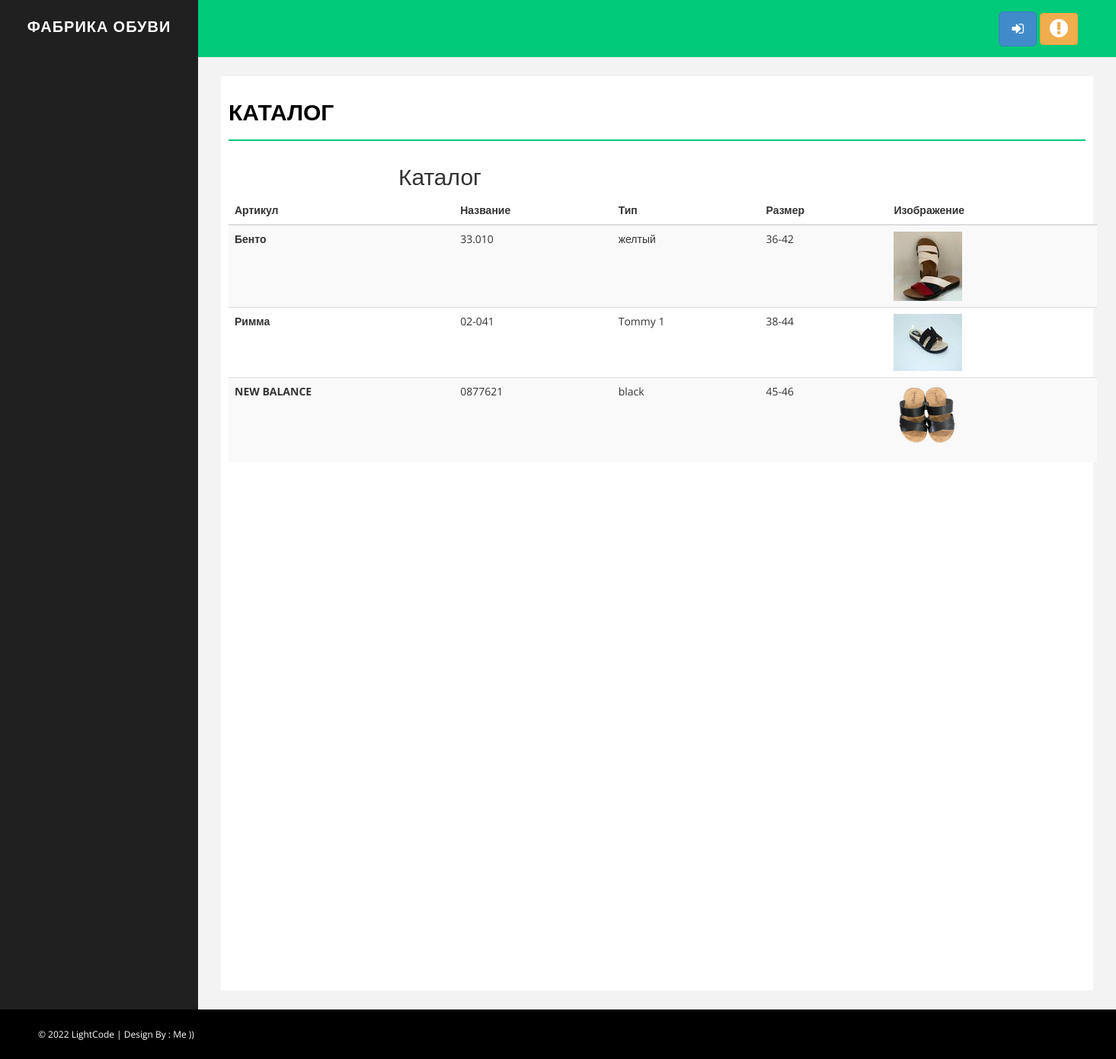
Page /catalogue on the committed database.
### manufacture/models.py (models this page shows, shortened)
class Catalogue(models.Model):
    model = models.CharField(max_length=100, verbose_name='Модель')  # Артикул модели
    image = models.ImageField(upload_to='media/products/%Y/%m/%d', blank=True, verbose_name="Фото")  # Фото товара
    code = models.CharField(max_length=100, blank=True, null=True, verbose_name="Код")  # Название модели
    color = models.CharField(max_length=100, verbose_name="Цвет")  # Тип модели обуви(цвета, отделка, и т.д.)
    size = models.CharField(max_length=100, verbose_name="Размеры")  # Размерная сетка
    @property
    def image_url(self):
        if self.image and hasattr(self.image, 'url'):
            return self.image.url

### manufacture/views.py (the view)
# urls.py: path('catalogue', view_catalogue, name='catalogue'),
def view_catalogue(request):
    catalogue = Catalogue.objects.all()
    return render(request, 'manufacture/catalogue.html', {'catalogue': catalogue})

### manufacture/templates/manufacture/catalogue.html (shortened to what this page needs)
{% extends 'base.html' %}
{% load static %}
{% block content %}
 <div id="page-wrapper">
            <div id="page-inner">
                <div class="row">
                    <div class="col-md-12">
                        <h1 class="page-head-line">Каталог</h1>
					</div>
	<body>
<section class="ftco-section">
		<div class="container">
			<div class="row justify-content-center">
				<div class="col-md-6 text-center mb-5">
					<h2 class="heading-section">Каталог</h2>
				</div>
			</div>
			<div class="row">
				<div class="col-md-12">
					<div class="table-wrap">
						<table class="table table-striped">
						  <thead>
						    <tr>
						      <th>Артикул</th>
						      <th>Название</th>
						      <th>Тип</th>
						      <th>Размер</th>
						      <th>Изображение</th>
						    </tr>
						  </thead>
						  <tbody>
						  {% for item in catalogue %}
						    <tr>
						      <th >{{ item.model }}</th>
								<td>{{ item.code }}</td>
						      <td>{{ item.color }}</td>
						      <td>{{ item.size }}</td>
						      <td><img src="{{ item.image_url|default_if_none:'#' }}" alt=""></td>
						    </tr>
						  {% endfor %}
						  </tbody>
						</table>
					</div>
				</div>
			</div>
		</div>
	</section>
            </div>
        </div>
	</html>
{% endblock %}

### config/static/assets/css/basic.css (style rules this page uses)
body { font-family: 'Open Sans', sans-serif; line-height:25px; }
#page-wrapper { padding: 15px 15px; min-height: 600px; background: #F3F3F3; }
#page-inner { width: 100%; margin: 10px 20px 10px 0px; background-color: #fff!important; padding: 10px; min-height: 1200px; }
.page-head-line { font-size: 30px; text-transform: uppercase; color: #000; font-weight: 800; padding-bottom: 20px; border-bottom: 2px solid #00CA79; margin-bottom: 10px; }
@media (min-width:768px) { #page-wrapper { margin: 0 0 0 260px; padding: 15px 30px; min-height: 1200px; } }

### rows in the picture
Catalogue: model "Бенто", code "33.010", color "желтый", size "36-42", image_url (picture)
Catalogue: model "Римма", code "02-041", color "Tommy 1", size "38-44", image_url (picture)
Catalogue: model "NEW BALANCE", code "0877621", color "black", size "45-46", image_url (picture)
